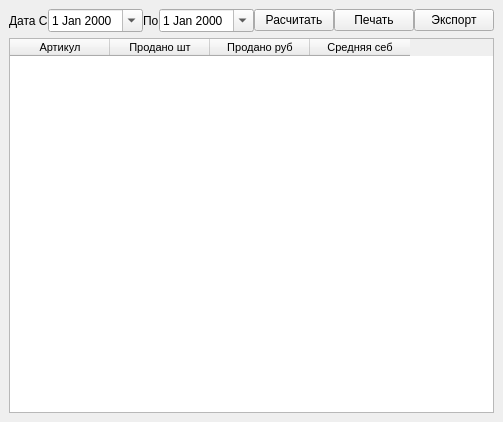
<?xml version="1.0" encoding="UTF-8"?>
<ui version="4.0">
 <class>MainWindow</class>
 <widget class="QMainWindow" name="MainWindow">
  <property name="geometry">
   <rect>
    <x>0</x>
    <y>0</y>
    <width>477</width>
    <height>422</height>
   </rect>
  </property>
  <property name="windowTitle">
   <string>Прибыль с продаж</string>
  </property>
  <widget class="QWidget" name="centralwidget">
   <layout class="QGridLayout" name="gridLayout">
    <item row="1" column="0">
     <widget class="QTableWidget" name="tableWidget">
      <property name="font">
       <font>
        <family>Tahoma</family>
        <pointsize>8</pointsize>
       </font>
      </property>
      <property name="editTriggers">
       <set>QAbstractItemView::NoEditTriggers</set>
      </property>
      <property name="alternatingRowColors">
       <bool>true</bool>
      </property>
      <property name="selectionBehavior">
       <enum>QAbstractItemView::SelectRows</enum>
      </property>
      <attribute name="verticalHeaderVisible">
       <bool>false</bool>
      </attribute>
      <attribute name="verticalHeaderDefaultSectionSize">
       <number>20</number>
      </attribute>
      <attribute name="verticalHeaderMinimumSectionSize">
       <number>18</number>
      </attribute>
      <column>
       <property name="text">
        <string>Артикул</string>
       </property>
      </column>
      <column>
       <property name="text">
        <string>Продано шт</string>
       </property>
      </column>
      <column>
       <property name="text">
        <string>Продано руб</string>
       </property>
      </column>
      <column>
       <property name="text">
        <string>Средняя себ</string>
       </property>
      </column>
     </widget>
    </item>
    <item row="0" column="0">
     <layout class="QGridLayout" name="gridLayout_6">
      <property name="spacing">
       <number>0</number>
      </property>
      <item row="0" column="6">
       <widget class="QPushButton" name="pushButton_10">
        <property name="text">
         <string>Печать</string>
        </property>
       </widget>
      </item>
      <item row="0" column="7">
       <widget class="QPushButton" name="pushButton_11">
        <property name="text">
         <string>Экспорт</string>
        </property>
       </widget>
      </item>
      <item row="0" column="5">
       <widget class="QPushButton" name="pushButton_9">
        <property name="text">
         <string>Расчитать</string>
        </property>
       </widget>
      </item>
      <item row="0" column="0">
       <widget class="QLabel" name="label_5">
        <property name="text">
         <string>Дата С</string>
        </property>
       </widget>
      </item>
      <item row="0" column="1">
       <widget class="QDateEdit" name="de_date_from">
        <property name="calendarPopup">
         <bool>true</bool>
        </property>
       </widget>
      </item>
      <item row="0" column="2">
       <widget class="QLabel" name="label_6">
        <property name="text">
         <string>По</string>
        </property>
       </widget>
      </item>
      <item row="0" column="3">
       <widget class="QDateEdit" name="de_date_to">
        <property name="calendarPopup">
         <bool>true</bool>
        </property>
       </widget>
      </item>
      <item row="0" column="4">
       <spacer name="horizontalSpacer_3">
        <property name="orientation">
         <enum>Qt::Horizontal</enum>
        </property>
        <property name="sizeHint" stdset="0">
         <size>
          <width>40</width>
          <height>20</height>
         </size>
        </property>
       </spacer>
      </item>
     </layout>
    </item>
   </layout>
  </widget>
 </widget>
 <resources/>
 <connections>
  <connection>
   <sender>pushButton_9</sender>
   <signal>clicked()</signal>
   <receiver>MainWindow</receiver>
   <slot>ui_calc()</slot>
   <hints>
    <hint type="sourcelabel">
     <x>292</x>
     <y>20</y>
    </hint>
    <hint type="destinationlabel">
     <x>290</x>
     <y>-70</y>
    </hint>
   </hints>
  </connection>
 </connections>
 <slots>
  <slot>ui_calc()</slot>
 </slots>
</ui>
